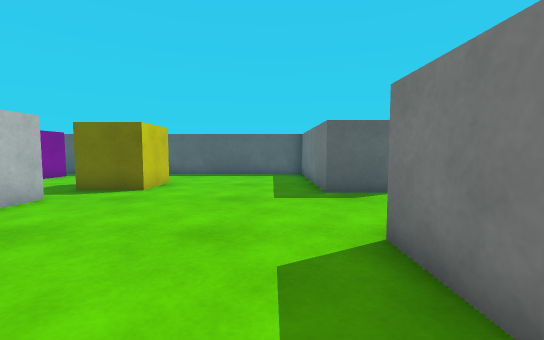
[1] (above)

16 first-person views from a walk through a scene from a Unity 3-D project. The camera is 0.58 m above the floor, tilts 4° down and sees 90° across. The floor is counted in squares, 0.5 m on a side. Each view is taken from the middle of a square. On the plan, view 1 faces up. The plan holds only what a view shows up to about 12 squares ahead; the rest is blank. Surface patterns are stand-ins for the level's own textures.

[2]
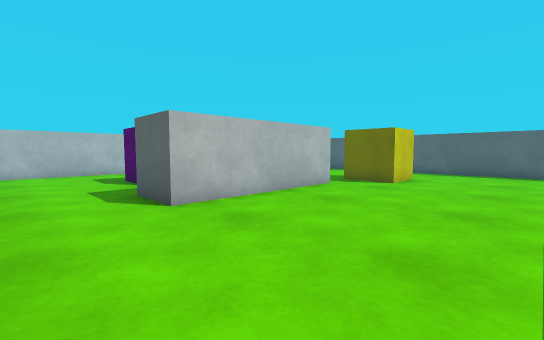

[3]
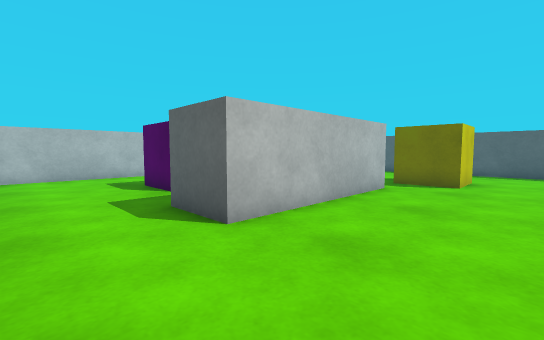

[4]
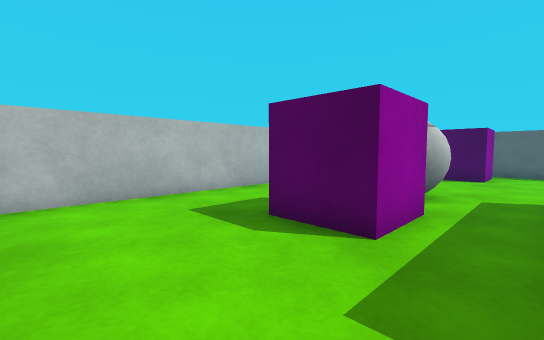

[5]
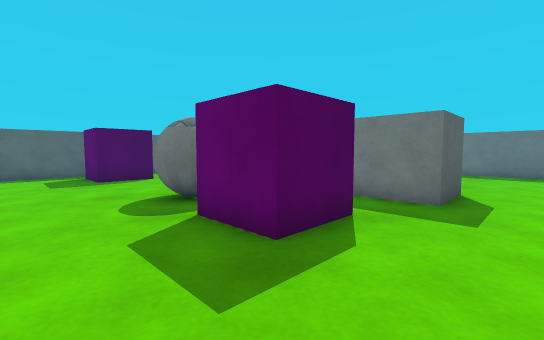

[6]
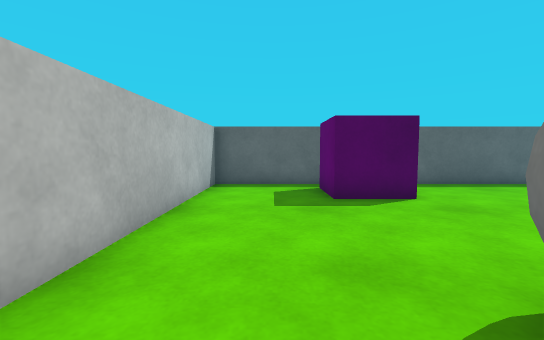

[7]
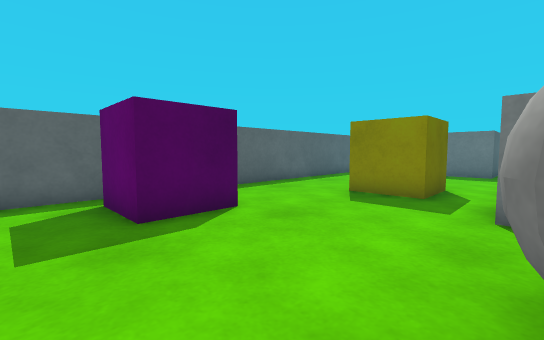

[8]
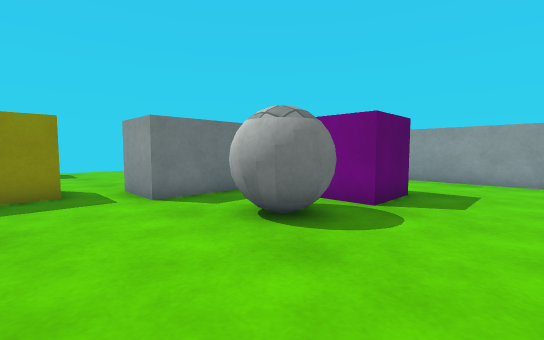

[9]
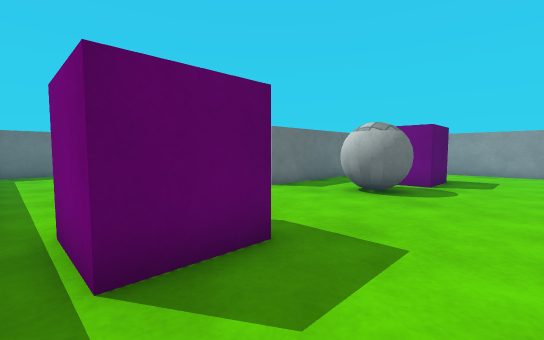

[10]
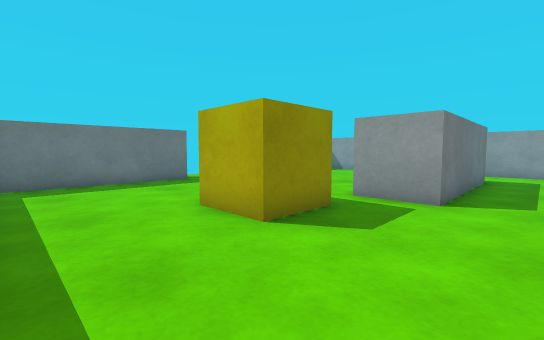

[11]
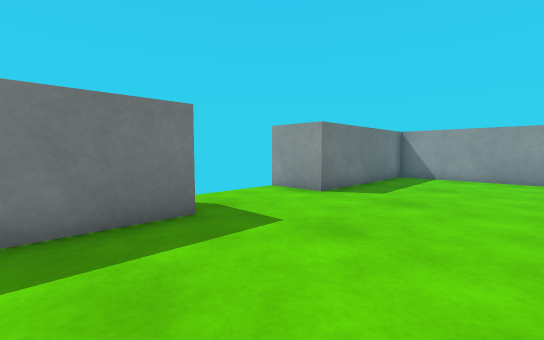

[12]
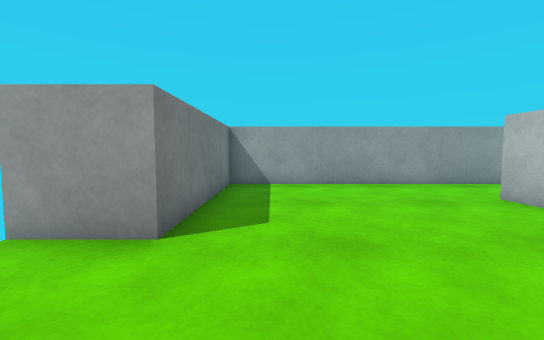

[13]
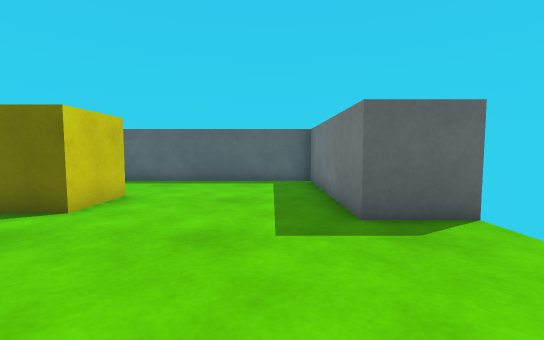

[14]
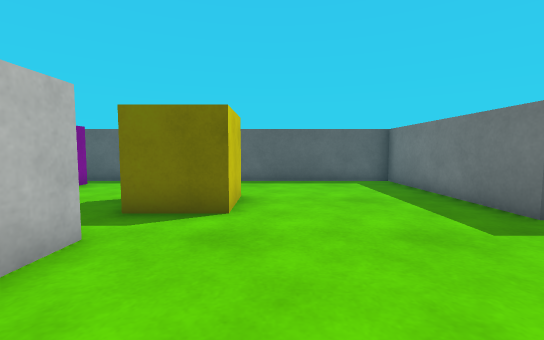

[15]
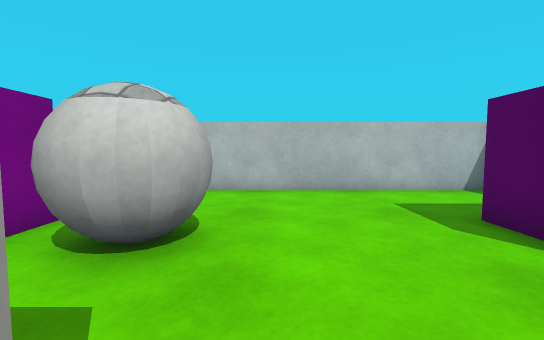

[16]
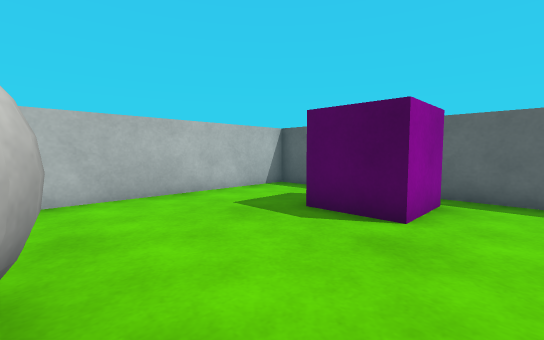

### Floor plan
Points are (right, up) in squares from view 1. A wall is a line through its corners. A room is listed if a view was taken in it or the views show most of it. See-through windows are left out.
Room 1 (views 1, 2, 3, 4, 5, 6, 7, 8, 9, 10, 11, 12, 13, 14, 15, 16)
walls: (-5.5, 6.5) (-5.5, 0.5) (-7.5, 0.5) (-7.5, 6.5) (-5.5, 6.5); (-5.8, 8) (-5.8, 10) (-3.8, 10) (-3.8, 8) (-5.8, 8); (-9.5, 3.5) (-9.5, 1.4) (-11.5, 1.4) (-11.5, 3.5) (-10.2, 3.5); (-9.5, 10.5) (-11.5, 10.5) (-11.5, 12.5) (-9.5, 12.5) (-9.5, 10.5); (3.6, 7.5) (1.5, 7.5) (1.5, 13.5) (-15, 13.5) (-15, -2.1); (-14.1, -2.5) (1.5, -2.5) (1.5, 3.5) (3.5, 3.5)
objects: white ball (-11, 4) to (-10, 6)

Where each view was taken, in squares from view 1:
view 1: 0 up, 0 right, facing up
view 2: 2 down, 0 right, facing up-left
view 3: 2 down, 2 left, facing up-left
view 4: 2 down, 8 left, facing up-left
view 5: 1 down, 14 left, facing up-right
view 6: 4 up, 13 left, facing up
view 7: 6 up, 13 left, facing up-right
view 8: 9 up, 14 left, facing down-right
view 9: 13 up, 14 left, facing down-right
view 10: 13 up, 9 left, facing down-right
view 11: 10 up, 3 left, facing down-right
view 12: 7 up, 0 right, facing down
view 13: 3 up, 0 right, facing up
view 14: 3 up, 3 left, facing up
view 15: 7 up, 7 left, facing left
view 16: 6 up, 8 left, facing up-left
